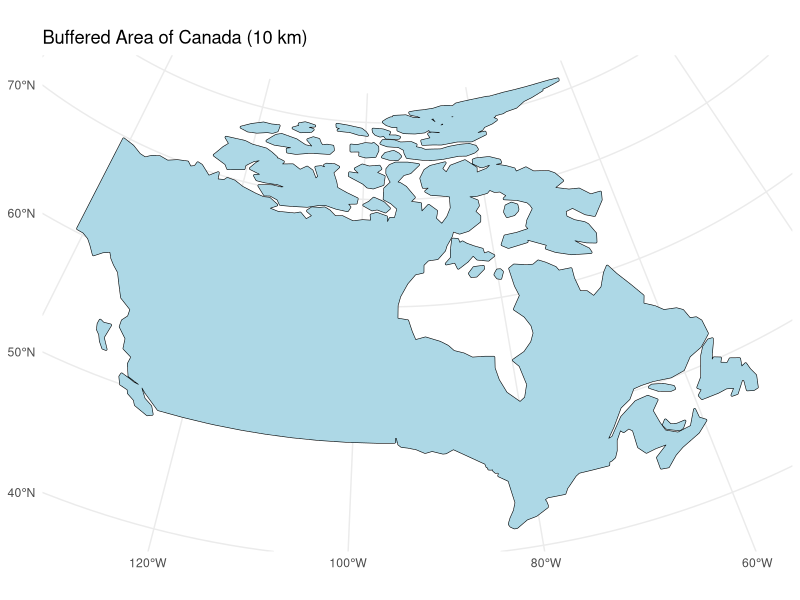
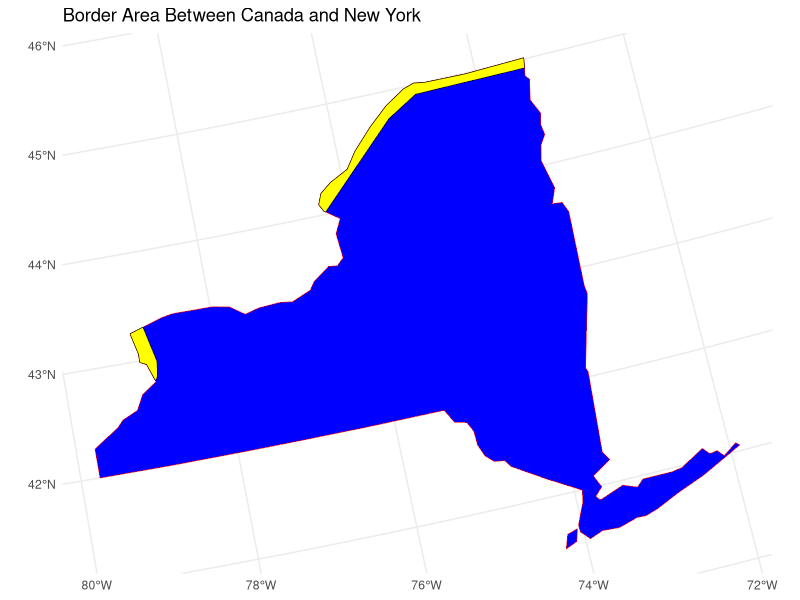

R code for these plots, in order:
## ---- chunk 1
# Step 1 
  # download the libraries/packages 
#install.packages("spData")
#install.packages("sf")  
#install.packages("tidyverse")
#install.packages("units")

library(spData)
library(sf)
library(tidyverse)
library(units)
## ---- chunk 2
# download the data 
data(world) # this is the data from the spData package 
  # load the lad 
data(us_states)

# Step 2
albers="+proj=aea +lat_1=29.5 +lat_2=45.5 +lat_0=37.5 +lon_0=-96 +x_0=0 +y_0=0 +ellps=GRS80 +datum=NAD83 +units=m +no_defs"
  # transform to the albers equal area projection 
  # # Transform world dataset to Albers Equal Area projection
world_albers <- st_transform(world, crs = albers)
  # Canada
  # Filter the world dataset to include only Canada
canada <- world_albers %>% 
  filter(name_long == "Canada") # filter the world dataset for Canada 
  # Set to 10km (10000m)
# Buffer Canada by 10 km (10000 meters)
canada_buffer <- st_buffer(canada, dist = 10000)
  # plot using ggplot 
ggplot() +
  geom_sf(data = canada_buffer, fill = "lightblue", color = "black") +
  ggtitle("Buffered Area of Canada (10 km)") +
  theme_minimal()
## ---- chunk 3
# Step 3
  # Create one for New York 
# transform us_states dataset to the same Albers projection
us_states_albers <- st_transform(us_states, crs = albers)

  # filter for NY
new_york <- us_states_albers %>% 
  filter(NAME == "New York") # New York and use the us_states_albers 
  # Create border object by intersecting Canada buffer with New York

border <- st_intersection(canada_buffer, new_york)
## ---- chunk 4
# Step 4
  # Plot using ggplot and geom_sf()
# Plot the border area using ggplot2
ggplot() +
  geom_sf(data = new_york, fill = 'blue', color = "red") +  # New York outline
  geom_sf(data = border, fill = "yellow", color = "black") +  # Intersection area
  ggtitle("Border Area Between Canada and New York") +
  theme_minimal()

# Step 5
  # Calculate the area of the intersected polygon
area_sq_m <- st_area(border) # Area in square meters
  # Convert to km^2
area_sq_km <- set_units(area_sq_m, km^2)
  # Print the area in square kilometers
print(area_sq_km)
